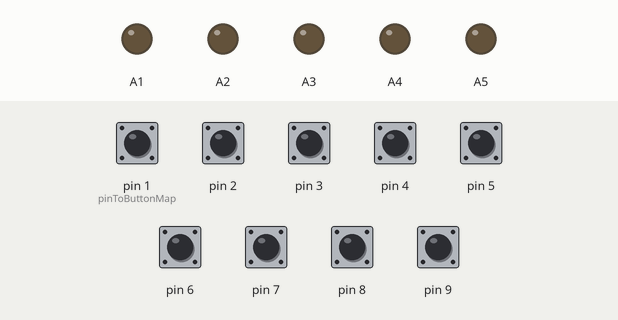
This sketch was run on a simulated Arduino Leonardo, built with avr-gcc and run on an emulated ATmega32U4. Parts: output pins drawn as LEDs (lit = HIGH). The test bench sets the inputs (shaded band); at power-on: pin 1 (pinToButtonMap), pin 2–9 HIGH. USB keyboard and mouse output is not drawn.

Above: at 1.2 s.
1.3 s: pin 1 (pinToButtonMap) pulled LOW for 0.15 s
At 1.37 s:
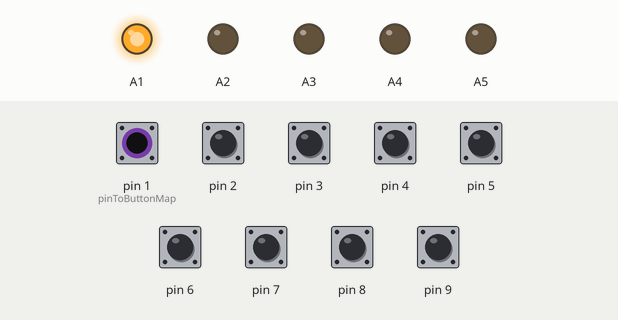
2.9 s: pin 2 pulled LOW for 0.15 s
At 2.98 s:
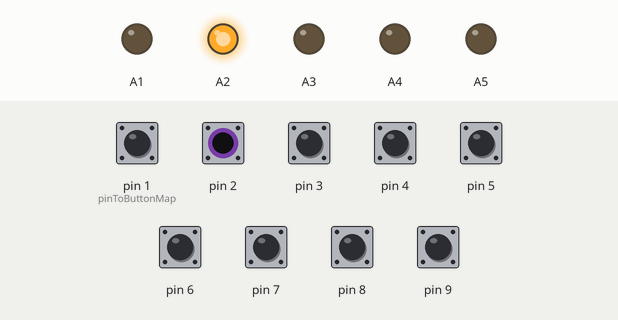
4.5 s: pin 3 pulled LOW for 0.15 s
At 4.57 s:
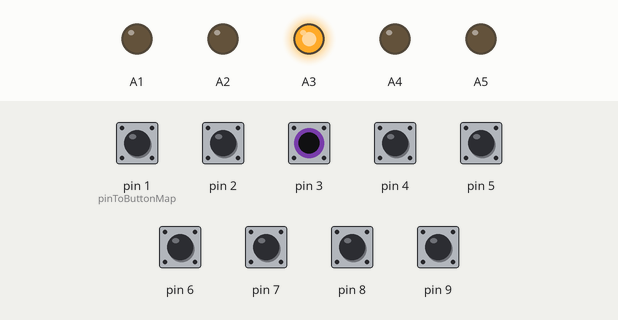
6.1 s: pin 4 pulled LOW for 0.15 s
At 6.18 s:
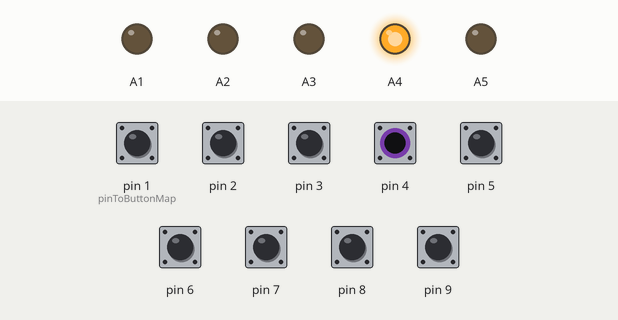
7.7 s: pin 5 pulled LOW for 0.15 s
At 7.77 s:
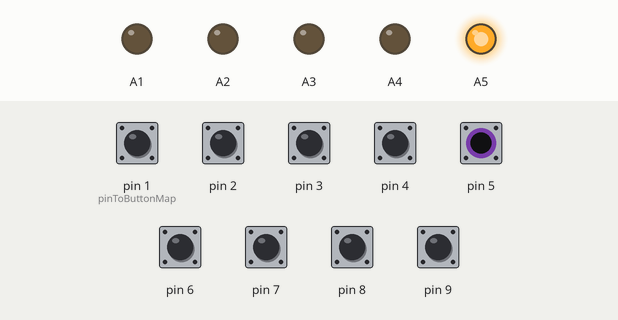
9.3 s: pin 1 (pinToButtonMap) driven LOW and pin 2 driven LOW
At 10.0 s:
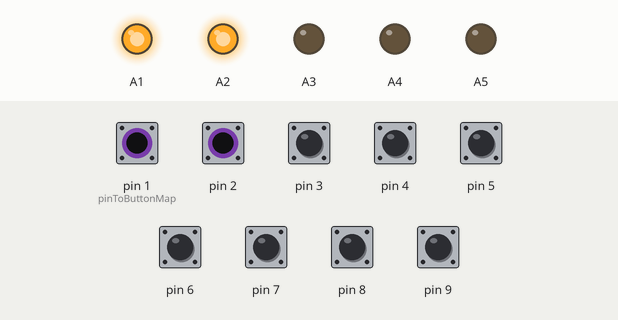
Timing chart, 0 to 11.8 s (numbered marks = the images above; inputs shaded):
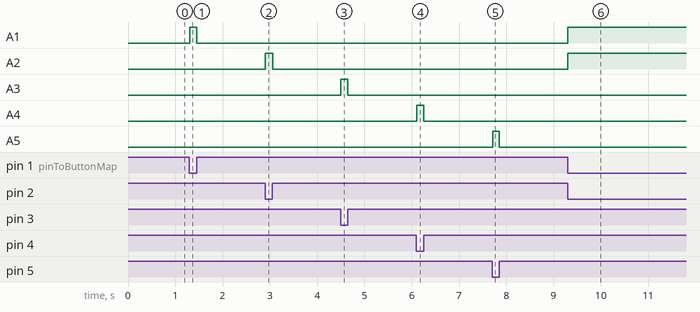

Measured:
- after the input at 1.3 s, A1: LOW → HIGH at once, → LOW 0.15 s later
- after the input at 2.9 s, A2: LOW → HIGH at once, → LOW 0.15 s later
- after the input at 4.5 s, A3: LOW → HIGH at once, → LOW 0.15 s later
- after the input at 6.1 s, A4: LOW → HIGH at once, → LOW 0.15 s later
- after the input at 7.7 s, A5: LOW → HIGH at once, → LOW 0.14 s later
- after the input at 9.3 s, A1, A2: LOW → HIGH at once

The sketch:

Arduino_Leonardo_Code_LEDS_REALV2.ino
```cpp
// Used for Game Controllers with 9 Digital Buttons

#include <Joystick.h>

#define PLAYER_1 0x03

Joystick_ Guitar(
  PLAYER_1,               // Change this for each controller connected to one computer
  JOYSTICK_TYPE_GAMEPAD,
  9, 0,                   // 9 buttons, no hat switches
  false, false, false,    // No X, Y or Z axis
  false, false, false,    // Yes Rx, No Ry, or Rz
  false, false,           // No rudder or throttle
  false, false, false     // No accelerator, brake, or steering
);

void setup() {
  Serial.begin(9600);
  // Initialize Button Pins
  pinMode(1, INPUT_PULLUP);
  pinMode(2, INPUT_PULLUP);
  pinMode(3, INPUT_PULLUP);
  pinMode(4, INPUT_PULLUP);
  pinMode(5, INPUT_PULLUP);
  pinMode(6, INPUT_PULLUP);
  pinMode(7, INPUT_PULLUP);
  pinMode(8, INPUT_PULLUP);
  pinMode(9, INPUT_PULLUP);

  pinMode(A1, OUTPUT);
  pinMode(A2, OUTPUT);
  pinMode(A3, OUTPUT);
  pinMode(A4, OUTPUT);
  pinMode(A5, OUTPUT);


  // Initialize Joystick Library
  Guitar.begin();
}

// Constant that maps the phyical pin to the joystick button.
const int pinToButtonMap = 1;

// Last state of the button
int lastButtonState[9] = {0,0,0,0,0,0,0,0,0};

void loop() {
  // Read pin values
  for (int index = 0; index < 9; index++)
  {
    int currentButtonState = !digitalRead(index + pinToButtonMap);
    if (currentButtonState != lastButtonState[index])
    {
      Guitar.setButton(index, currentButtonState);
      lastButtonState[index] = currentButtonState;
    }
  }
  delay(10);


  if (digitalRead(1) == LOW){
   digitalWrite(A1, HIGH);
 }
 else{
   digitalWrite(A1, LOW);
 }


 if (digitalRead(2) == LOW){
   digitalWrite(A2, HIGH);
 }
 else{
   digitalWrite(A2, LOW);
 }

 if (digitalRead(3) == LOW){
   digitalWrite(A3, HIGH);
 }
 else{
   digitalWrite(A3, LOW);
 }

 if (digitalRead(4) == LOW){
   digitalWrite(A4, HIGH);
 }
 else{
   digitalWrite(A4, LOW);
 }

 if (digitalRead(5) == LOW){
   digitalWrite(A5, HIGH);
 }
 else{
   digitalWrite(A5, LOW);
 }
}
```
